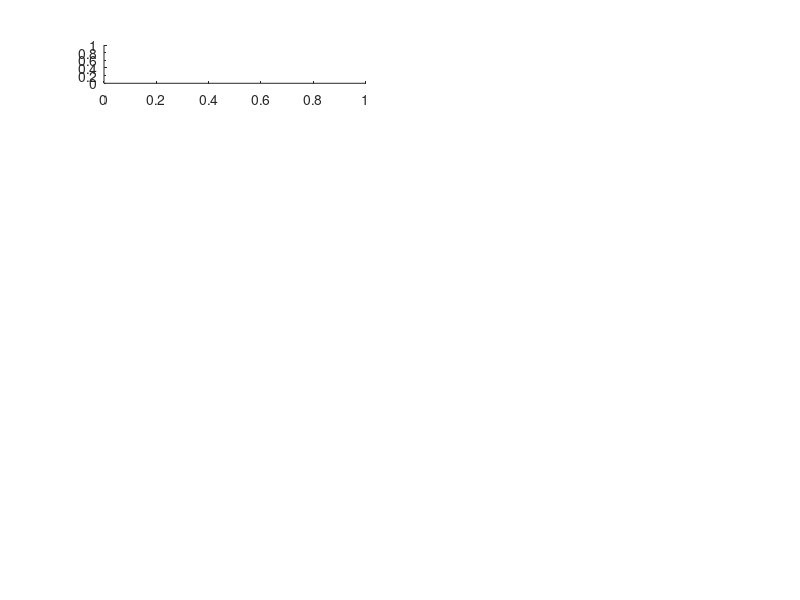

Reproduce this figure in MATLAB. (Note: this script raises an error after producing the figure.)
%% Plot SL and RL coherence for all sessions combined

dimms = [1 2 5 31 32 55 56]; rows = length(dimms); % 33
sc = 1; 

plotFilt = ones(1, 50)/50;
xLimsSL = [0 0.5];
xLimsRL = [-0.5 0];
figure('Position', [600 100 800 900]); hold on; rows = 8; i = 0;
for sess = 1 : 8
    
    
    for dim = dimms
        i = i + 1;  
        subplot(rows, 2, (i-1)*2+1); hold on
        minY = 0; maxY = 0;
        % meanTracesSL_Fig4
        meanTracesSL_bigSbigT
        xlim(xLimsSL)
        ylabel('Activity [a.u.]')
        set(gca,'TickDir','out', 'FontSize', 10);
        title(dimName{dim})
        
        subplot(rows, 2, (i-1)*2+2); hold on
        meanTracesRL_plot
        xlim(xLimsRL)
        ylabel('Activity [a.u.]')
        set(gca,'TickDir','out', 'FontSize', 10);
        
        if minY == maxY; maxY = maxY + 0.001; end
        
        for plt = 1 : 2
            subplot(rows, 2, (i-1)*2+plt); hold on
            %ylim([minY ceil(maxY/5)*5])
            ylim(1.05 * [minY maxY])
        end
        
    end
    %suptitle(par_sess{sess}.date)
    
end